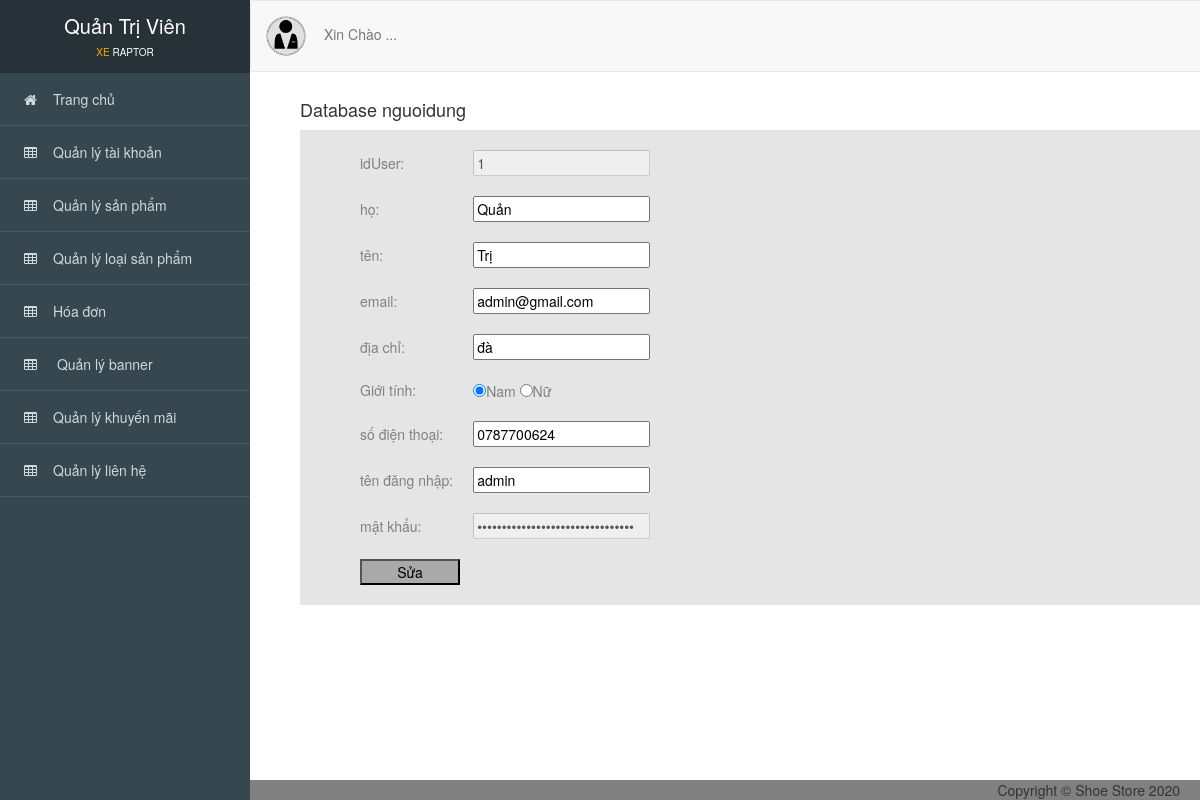
The app's page /admin/index.php?action=edit&id=1 with its own data.
### tables this page shows
CREATE TABLE `user` (
  `idUser` int(11) NOT NULL,
  `ho` varchar(255) NOT NULL,
  `ten` varchar(255) NOT NULL,
  `email` varchar(255) NOT NULL,
  `diachi` varchar(255) NOT NULL,
  `gioitinh` varchar(255) NOT NULL,
  `sodienthoai` varchar(255) NOT NULL,
  `tendangnhap` varchar(255) NOT NULL,
  `matkhau` varchar(255) NOT NULL,
  `idQuyen` int(11) NOT NULL
);

### admin/controller_admin/quanlytaikhoan.php (called while the page is built, shortened)
<?php
    require_once('./model_admin/nguoidung.php');
    class nguoidungcontroller
    {
    	var $nguoidung_model;
    	public function __construct()
    	{
    		$this->nguoidung_model = new nguoidung();
    	}
        public function edit()
        {
            $id = isset($_GET['id']) ? $_GET['id'] : 1;
            $data = $this->nguoidung_model->find($id);
            require_once('views_admin/index.php');
        }
       }
?>

### admin/model_admin/ketnoi.php (called while the page is built, shortened)
<?php
    class ketnoi
    {
    	function __construct()
    	{
    		$host = "localhost";
    		$username ="root";
    		$password = "";
    		$dbname = "qlbx";
    		$this->connect = new mysqli($host,$username,$password,$dbname);
    	}
    }
?>

### admin/model_admin/nguoidung.php (called while the page is built, shortened)
<?php
    require_once('ketnoi.php');
    class nguoidung
    {
    	var $conn;
    	function __construct()
    	{
    		$connect_obj = new ketnoi();
            $this->conn = $connect_obj->connect;
    	}
        function find($id)
        {
            $query = "SELECT * FROM user WHERE idUser=$id";
            return $this->conn->query($query)->fetch_assoc();
        }
}
?>

### admin/views_admin/taikhoan/sua.php (the view, shortened to what this page needs)
<div id="viewport">
<div class="container-fluid" id="noidung">
      <h4>Database nguoidung</h4>
      <div style="background-color: #e5e5e5; padding: 10px 50px 10px; color:gray;">
        <form action="?action=sua_xl" method="post">
      	<table border="0" cellpadding="10">
          <tr>
               <td>idUser: </td>
               <td>
                <input disabled type="text" name="id" value=<?php echo $data['idUser']; ?>>
              </td>
           </tr>
            <tr>
               <td>họ:</td>
               <td><input  required type="text" name="ho" value=<?php echo $data['ho']; ?> ></td>
           </tr>
            <tr>
               <td>tên:</td>
               <td><input required type="text" name="ten" value=<?php echo $data['ten']; ?>></td>
           </tr>
            <tr>
               <td>email:</td>
               <td><input id="email" required type="text" name="email" value=<?php echo $data['email']; ?>></td>
           </tr>
           <tr>
               <td>địa chỉ:</td>
               <td><input required type="text" name="diachi" value=<?php echo $data['diachi']; ?>></td>
           </tr>
            <tr>
              <td>Giới tính:</td>
              <td>
                <input type="radio" name="gioitinh" value="nam" checked>Nam
                <input type="radio" name="gioitinh" value="nu" >Nữ
              </td>
           </tr>
            <tr>
               <td>số điện thoại:</td>
               <td><input required type="text" name="sodienthoai" value=<?php echo $data['sodienthoai']; ?>></td>
           </tr>
            <tr>
               <td>tên đăng nhập:</td>
               <td><input required type="text" name="tendangnhap" value=<?php echo $data['tendangnhap']; ?>></td>
           </tr>
           <tr>
               <td>mật khẩu:</td>
               <td><input required disabled type="password" name="matkhau" value=<?php echo $data['matkhau']; ?>></td>
           </tr>
           <tr>
           	<td colspan="2"><button  style="width: 100px; background-color: darkgray;" type="submit">Sửa</button></td>
           </tr>
        </table>
        </form>
      </div>
</div>
</div>

### admin/public_admin/css/style.css (style rules this page uses)
body { overflow-x: hidden; font-family: 'Roboto', sans-serif; font-size: 16px; }
#viewport { padding-left: 250px; -webkit-transition: all 0.5s ease; -moz-transition: all 0.5s ease; -o-transition: all 0.5s ease; transition: all 0.5s ease; }
#noidung { padding-top: 90px; padding-left: 50px; background-color: white; }

### records on screen
user: id "1", ho "Quản", email "admin@gmail.com", sodienthoai "0787700624", tendangnhap "admin"
